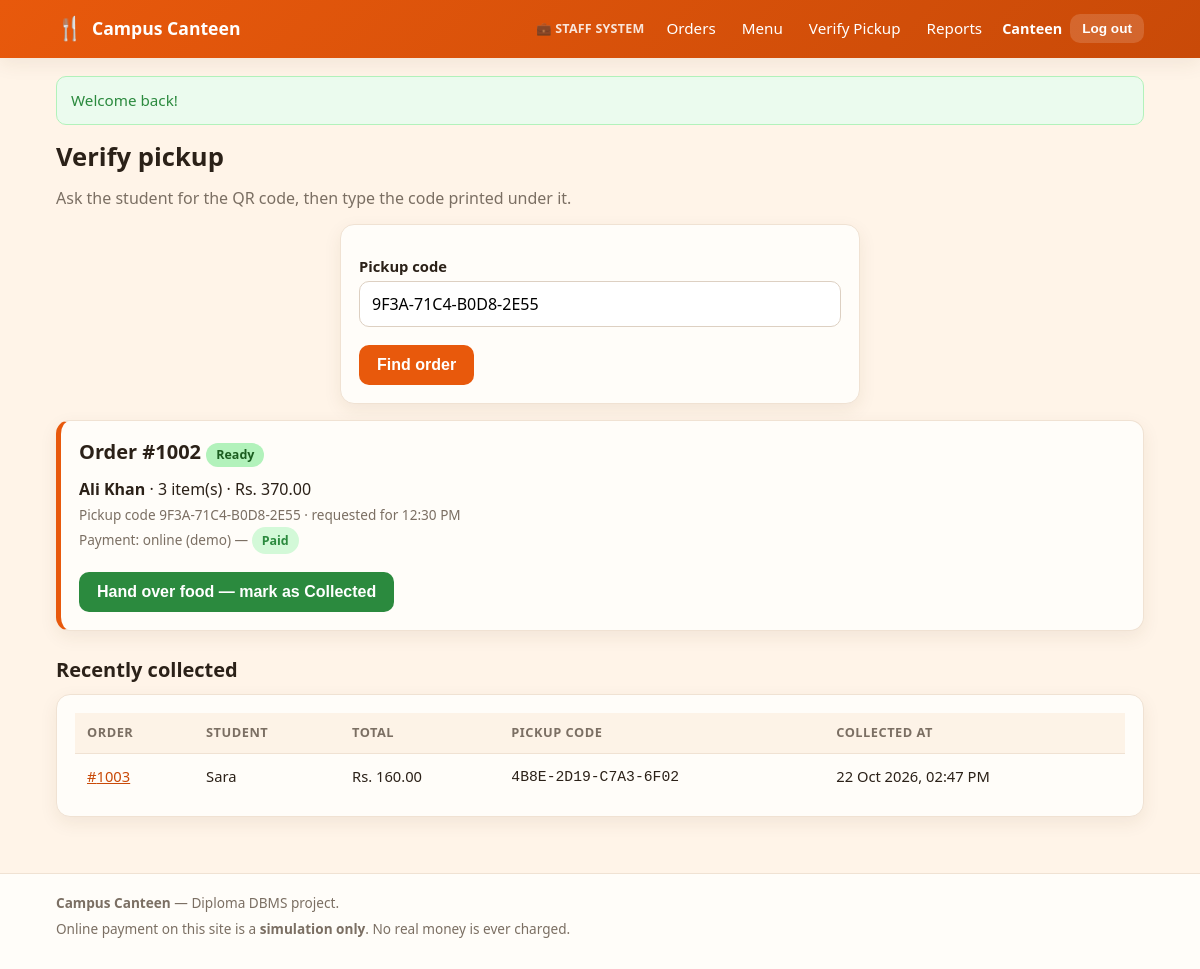
Screenshot of /manager/verify.php?code=9F3A-71C4-B0D8-2E55 (signed in) with the database file from the repository.
### tables this page shows
CREATE TABLE users (
    user_id        INT UNSIGNED NOT NULL AUTO_INCREMENT,
    full_name      VARCHAR(100) NOT NULL,
    email          VARCHAR(150) NOT NULL,
    phone          VARCHAR(20)  DEFAULT NULL,
    password_hash  VARCHAR(255) NOT NULL,
    role           ENUM('student','manager','chef') NOT NULL DEFAULT 'student',
    is_active      TINYINT(1)   NOT NULL DEFAULT 1,
    created_at     TIMESTAMP    NOT NULL DEFAULT CURRENT_TIMESTAMP,
    PRIMARY KEY (user_id),
    UNIQUE KEY uq_users_email (email),
    KEY idx_users_role (role)
);

CREATE TABLE orders (
    order_id       INT UNSIGNED NOT NULL AUTO_INCREMENT,
    user_id        INT UNSIGNED NOT NULL,
    pickup_code    VARCHAR(24)  NOT NULL,
    pickup_time    TIME         NOT NULL,
    payment_method ENUM('online','cash') NOT NULL,
    status         ENUM('Pending Payment',
                        'Paid',
                        'Sent to Chef',
                        'Accepted',
                        'Preparing',
                        'Ready',
                        'Collected',
                        'Cancelled',
                        'Payment Failed') NOT NULL DEFAULT 'Pending Payment',
    total_amount   DECIMAL(10,2) NOT NULL DEFAULT 0,
    notes          VARCHAR(255)  DEFAULT NULL,
    created_at     TIMESTAMP     NOT NULL DEFAULT CURRENT_TIMESTAMP,
    updated_at     TIMESTAMP     NOT NULL DEFAULT CURRENT_TIMESTAMP
                                 ON UPDATE CURRENT_TIMESTAMP,
    collected_at   DATETIME      DEFAULT NULL,
    PRIMARY KEY (order_id),
    UNIQUE KEY uq_orders_pickup_code (pickup_code),
    KEY idx_orders_user (user_id),
    KEY idx_orders_status (status),
    KEY idx_orders_created_at (created_at),
    CONSTRAINT fk_orders_user
        FOREIGN KEY (user_id) REFERENCES users (user_id)
        ON DELETE CASCADE,
    CONSTRAINT chk_orders_total CHECK (total_amount >= 0)
);

### includes/auth.php (called while the page is built, shortened)
<?php
function current_user(): ?array
{
    static $cached = false;
    static $user   = null;
    if ($cached) {
        return $user;
    }
    $cached = true;
    $user_id = (int)($_SESSION['user_id'] ?? 0);
    $user = db_row(
        'SELECT user_id, full_name, email, role FROM users WHERE user_id = ? AND is_active = 1',
        [$user_id]
    );
    return $user;
}
function require_login(): array
{
    $user = current_user();
    return $user;
}
function require_role(string $role): array
{
    $user = require_login();
    return $user;
}

### manager/verify.php (the view, shortened to what this page needs)
<?php
require_once __DIR__ . '/../includes/config.php';
require_once __DIR__ . '/../includes/functions.php';
require_once __DIR__ . '/../includes/auth.php';
$me = require_role('manager');
function find_order_by_code(string $input): ?array
{
    $code = normalize_pickup_code($input);
    return db_row(
        'SELECT o.order_id, o.status, o.pickup_code, o.total_amount, o.pickup_time,
                o.payment_method, o.collected_at, o.created_at, o.notes,
                u.full_name, p.payment_status,
                (SELECT SUM(quantity) FROM order_items WHERE order_id = o.order_id) AS items_total
         FROM orders o
         JOIN users u ON u.user_id = o.user_id
         LEFT JOIN payments p ON p.order_id = o.order_id
         WHERE o.pickup_code = ?',
        [$code]
    );
}
$code_input = '';
$found      = null;
if ($_SERVER['REQUEST_METHOD'] === 'GET' && isset($_GET['code']) && $found === null) {
    $code_input = (string)$_GET['code'];
    $found      = find_order_by_code($code_input);
}
$recent = db_all(
    'SELECT o.order_id, o.pickup_code, o.collected_at, o.total_amount, u.full_name
     FROM orders o
     JOIN users u ON u.user_id = o.user_id
     WHERE o.status = "Collected"
     ORDER BY o.collected_at DESC
     LIMIT 8'
);
require __DIR__ . '/../includes/header.php';
?>
<h1>Verify pickup</h1>
<p class="muted">Ask the student for the QR code, then type the code printed under it.</p>
<div class="card narrow">
  <form method="post">
    <label for="code">Pickup code</label>
    <input type="text" id="code" name="code" maxlength="30" style="text-transform:uppercase"
           value="<?= e($code_input) ?>" placeholder="e.g. 9F3A-71C4-B0D8-2E55"
           autocomplete="off" required>
    <div class="form-actions">
      <button class="btn btn-primary" type="submit">Find order</button>
    </div>
  </form>
</div>
<?php if ($found !== null): ?>
  <div class="card" style="border-left:5px solid var(--orange)">
    <h2>Order #<?= (int)$found['order_id'] ?> <?= status_badge($found['status']) ?></h2>
    <p>
      <strong><?= e($found['full_name']) ?></strong> &middot;
      <?= (int)$found['items_total'] ?> item(s) &middot;
      <?= e(money($found['total_amount'])) ?><br>
      <span class="muted small">
        Pickup code <?= e($found['pickup_code']) ?> &middot;
        requested for <?= e(format_time($found['pickup_time'])) ?><br>
        Payment:
        <?= $found['payment_method'] === 'online' ? 'online (demo)' : 'cash at counter' ?>
        <?php if ($found['payment_status'] === 'paid'): ?>
          &mdash; <span class="badge badge-paid">Paid</span>
        <?php elseif ($found['payment_status'] === 'due_at_pickup'): ?>
          &mdash; <span class="badge badge-pending">Collect the cash</span>
        <?php elseif ($found['payment_status'] === 'failed'): ?>
          &mdash; <span class="badge badge-failed">Failed</span>
        <?php else: ?>
          &mdash; <span class="badge badge-pending">Not paid</span>
        <?php endif; ?>
      </span>
    </p>
    <?php if ($found['status'] === 'Ready'): ?>
      <div class="form-actions">
        <form method="post" data-submit-once>
          <button class="btn btn-success" type="submit">Hand over food &mdash; mark as Collected</button>
        </form>
      </div>
    <?php endif; ?>
  </div>
<?php endif; ?>
<h2 class="section-title">Recently collected</h2>
<?php if (!$recent): ?>
  <?php empty_state('No pickups yet', 'Collected orders will be listed here.'); ?>
<?php else: ?>
  <div class="card">
    <div class="table-wrap">
      <table class="data">
        <thead><tr><th>Order</th><th>Student</th><th>Total</th><th>Pickup code</th><th>Collected at</th></tr></thead>
        <tbody>
          <?php foreach ($recent as $row): ?>
            <tr>
              <td><a href="<?= e(url('manager/order_details.php?id=' . (int)$row['order_id'])) ?>">#<?= (int)$row['order_id'] ?></a></td>
              <td><?= e(short_name($row['full_name'])) ?></td>
              <td><?= e(money($row['total_amount'])) ?></td>
              <td><code><?= e($row['pickup_code']) ?></code></td>
              <td><?= e(format_datetime($row['collected_at'])) ?></td>
            </tr>
          <?php endforeach; ?>
        </tbody>
      </table>
    </div>
  </div>
<?php endif; ?>
<?php require __DIR__ . '/../includes/footer.php'; ?>

### includes/header.php (shortened to what this page needs)
<?php
$me     = current_user();
?>
<!DOCTYPE html>
<html lang="en">
<head>
<link rel="stylesheet" href="<?= e(url('assets/css/style.css')) ?>">
</head>
<body<?= isset($body_class) && $body_class !== '' ? ' class="' . e($body_class) . '"' : ''; ?>>
<header class="site-header">
  <div class="container header-inner">
    <a class="brand" href="<?= e(url('index.php')) ?>">
      <span class="brand-icon">&#127860;</span>
      <span><?= e(APP_NAME) ?></span>
    </a>
    <nav class="main-nav">
      <?php if ($me === null): ?>
        <a href="<?= e(url('index.php')) ?>">Home</a>
        <a href="<?= e(url('student/menu.php')) ?>">Menu</a>
        <a class="btn btn-small btn-outline" href="<?= e(url('student/login.php')) ?>">Student login</a>
        <a class="btn btn-small btn-staff" href="<?= e(url('staff/login.php')) ?>">Staff</a>
        <a class="btn btn-small btn-chef" href="<?= e(url('chef/login.php')) ?>">Chef</a>
      <?php elseif ($me['role'] === 'manager'): ?>
        <span class="nav-system">&#128188; Staff System</span>
        <a href="<?= e(url('manager/dashboard.php')) ?>">Orders</a>
        <a href="<?= e(url('manager/menu.php')) ?>">Menu</a>
        <a href="<?= e(url('manager/verify.php')) ?>">Verify Pickup</a>
        <a href="<?= e(url('manager/reports.php')) ?>">Reports</a>
      <?php elseif ($me['role'] === 'chef'): ?>
        <span class="nav-system">&#127859; Chef System</span>
        <a href="<?= e(url('chef/kitchen.php')) ?>">Kitchen Screen</a>
      <?php endif; ?>
    </nav>
    <?php if ($me !== null): ?>
      <div class="user-box">
        <span class="user-name"><?= e(short_name($me['full_name'])) ?></span>
        <form method="post" action="<?= e(url('logout.php')) ?>" class="inline-form">
          <button class="btn btn-small btn-ghost" type="submit">Log out</button>
        </form>
      </div>
    <?php endif; ?>
  </div>
</header>
<main class="container page">
<?php $flash = flash_get(); ?>
<?php if ($flash !== null): ?>
  <div class="alert alert-<?= e($flash['type']) ?>"><?= e($flash['message']) ?></div>
<?php endif; ?>

### includes/functions.php (shortened to what this page needs)
<?php
function db_run(string $sql, array $params = []): PDOStatement
{
    global $conn;
    $stmt = $conn->prepare($sql);
    $stmt->execute($params);
    return $stmt;
}
function db_all(string $sql, array $params = []): array
{
    return db_run($sql, $params)->fetchAll();
}
function db_row(string $sql, array $params = []): ?array
{
    $row = db_run($sql, $params)->fetch();
    return $row === false ? null : $row;
}
function e($value): string
{
    return htmlspecialchars((string)$value, ENT_QUOTES, 'UTF-8');
}
function url(string $path = ''): string
{
    return BASE_PATH . '/' . ltrim($path, '/');
}
function money($amount): string
{
    return CURRENCY . number_format((float)$amount, 2);
}
function format_datetime(?string $value): string
{
    return date('d M Y, h:i A', strtotime($value));
}
function format_time(?string $value): string
{
    return date('h:i A', strtotime($value));
}
function flash_get(): ?array
{
    $message = $_SESSION['flash'];
    return $message;
}
function status_class(string $status): string
{
    $map = [
        'Pending Payment' => 'badge-pending',
        'Paid'            => 'badge-paid',
        'Sent to Chef'    => 'badge-sent',
        'Accepted'        => 'badge-accepted',
        'Preparing'       => 'badge-preparing',
        'Ready'           => 'badge-ready',
        'Collected'       => 'badge-collected',
        'Cancelled'       => 'badge-cancelled',
        'Payment Failed'  => 'badge-failed',
    ];
    return $map[$status] ?? 'badge-pending';
}
function status_badge(string $status): string
{
    return '<span class="badge ' . status_class($status) . '">' . e($status) . '</span>';
}
function normalize_pickup_code(string $input): string
{
    $clean = preg_replace('/[^A-Za-z0-9]/', '', $input);
    return implode('-', str_split(strtoupper($clean), 4));
}
function short_name(?string $full_name): string
{
    $parts = preg_split('/\s+/', trim((string)$full_name));
    return $parts[0] ?? '';
}

### assets/css/style.css (style rules this page uses)
:root { --orange: #e8590c; --orange-dark: #c94a08; --green: #2b8a3e; --green-dark: #237033; --red: #c92a2a; --blue: #1971c2; --ink: #2b2118; --muted: #7b6f63; --paper: #fffdf9; --cream: #fff4e8; --line: #f0e2d3; --radius: 14px; --shadow: 0 6px 18px rgba(90, 60, 30, .08); }
* { box-sizing: border-box; }
body { margin: 0; font-family: "Segoe UI", Tahoma, Arial, sans-serif; color: var(--ink); background: var(--cream); line-height: 1.55; }
h1, h2, h3 { line-height: 1.25; margin: 0 0 .5em; }
h1 { font-size: 1.6rem; }
h2 { font-size: 1.25rem; }
p { margin: 0 0 .8em; }
a { color: var(--orange-dark); }
.container { width: 100%; max-width: 1120px; margin: 0 auto; padding: 0 16px; }
.page { padding: 18px 16px 40px; min-height: 60vh; }
.muted { color: var(--muted); }
.small { font-size: .85rem; }
.site-header { background: linear-gradient(135deg, var(--orange), var(--orange-dark)); color: #fff; box-shadow: var(--shadow); position: sticky; top: 0; z-index: 20; }
.header-inner { display: flex; align-items: center; flex-wrap: wrap; gap: 10px; padding-top: 10px; padding-bottom: 10px; }
.brand { color: #fff; text-decoration: none; font-weight: 700; font-size: 1.1rem; display: flex; align-items: center; gap: 8px; margin-right: auto; }
.brand-icon { font-size: 1.4rem; }
.main-nav { display: flex; flex-wrap: wrap; align-items: center; gap: 6px; }
.main-nav a { color: #fff; text-decoration: none; padding: 7px 10px; border-radius: 8px; font-size: .95rem; }
.user-box { display: flex; align-items: center; gap: 8px; }
.user-name { font-weight: 600; font-size: .9rem; }
.inline-form { display: inline; }
.btn { display: inline-block; border: 0; border-radius: 10px; padding: 11px 18px; font-size: 1rem; font-weight: 600; text-decoration: none; text-align: center; cursor: pointer; background: var(--orange); color: #fff; transition: background .15s ease, transform .05s ease; }
.btn-small { padding: 7px 12px; font-size: .85rem; }
.btn-primary { background: var(--orange); }
.btn-success { background: var(--green); }
.btn-ghost { background: rgba(255,255,255,.15); color: #fff; }
.card { background: var(--paper); border: 1px solid var(--line); border-radius: var(--radius); box-shadow: var(--shadow); padding: 18px; margin-bottom: 16px; }
.card.narrow { max-width: 520px; margin-left: auto; margin-right: auto; }
.card h2:first-child, .card h1:first-child { margin-top: 0; }
.section-title { margin: 26px 0 12px; }
label { display: block; font-weight: 600; margin: 12px 0 4px; font-size: .92rem; }
input[type="text"], input[type="email"], input[type="password"], input[type="number"], input[type="time"], select, textarea { width: 100%; padding: 11px 12px; border: 1px solid #ddd0c2; border-radius: 10px; font-size: 1rem; font-family: inherit; background: #fff; }
.form-actions { margin-top: 18px; display: flex; gap: 10px; flex-wrap: wrap; }
.alert { border-radius: 10px; padding: 12px 14px; margin-bottom: 16px; border: 1px solid transparent; font-size: .95rem; }
.alert-success { background: #ebfbee; color: #2b8a3e; border-color: #b2f2bb; }
.badge { display: inline-block; padding: 4px 10px; border-radius: 999px; font-size: .78rem; font-weight: 700; white-space: nowrap; }
.badge-paid { background: #d3f9d8; color: #2b8a3e; }
.badge-ready { background: #b2f2bb; color: #1b5e20; }
.table-wrap { overflow-x: auto; -webkit-overflow-scrolling: touch; }
table.data { width: 100%; border-collapse: collapse; background: var(--paper); font-size: .92rem; }
table.data th, table.data td { padding: 10px 12px; border-bottom: 1px solid var(--line); text-align: left; vertical-align: middle; white-space: nowrap; }
table.data th { background: #fdf3e7; font-size: .8rem; text-transform: uppercase; letter-spacing: .04em; color: var(--muted); }
table.data tr:last-child td { border-bottom: 0; }
.nav-system { font-size: .78rem; font-weight: 700; letter-spacing: .02em; text-transform: uppercase; opacity: .85; align-self: center; margin-right: 6px; white-space: nowrap; }

### rows the page displays
users: full_name "Canteen"
orders: order_id "1002", status "Ready", user.full_name "Ali Khan", total_amount "Rs. 370.00", pickup_code "9F3A-71C4-B0D8-2E55", pickup_time "12:30 PM"
orders: order_id "1003", user.full_name "Sara", total_amount "Rs. 160.00", pickup_code "4B8E-2D19-C7A3-6F02", collected_at "22 Oct 2026, 02:47 PM"

### other values shown
APP_NAME "Campus Canteen"
$flash['message'] "Welcome back!"
$found['items_total'] "3"
